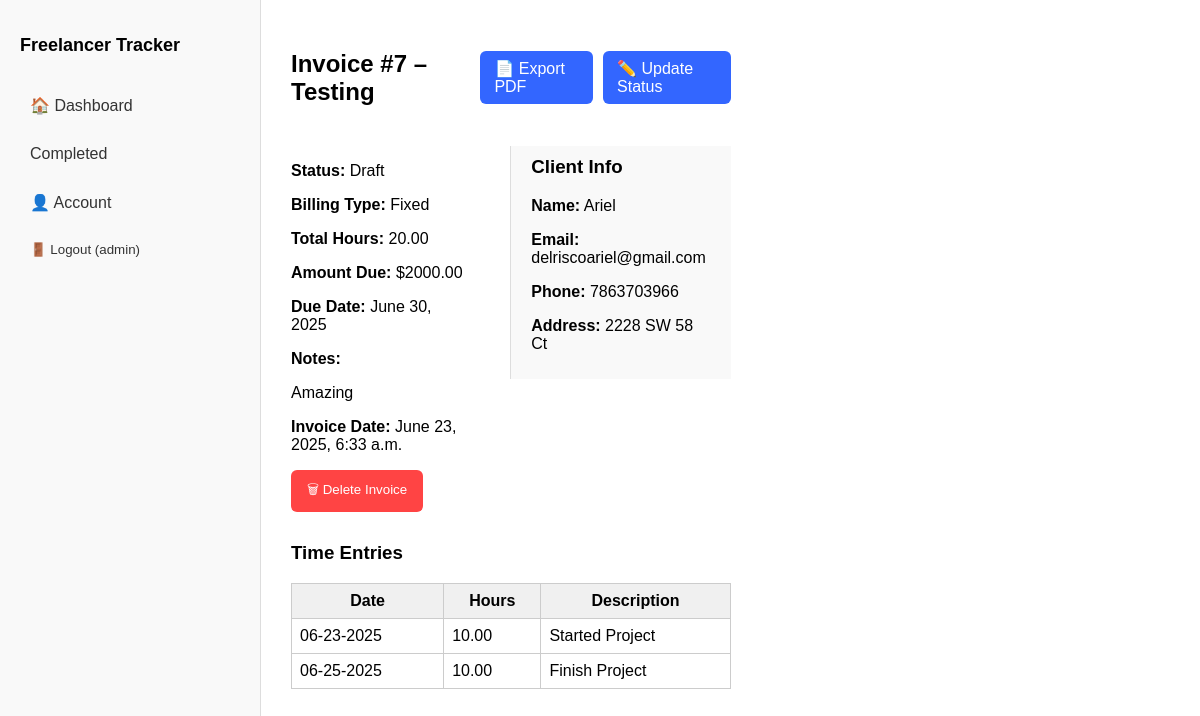
/invoices/7/ (signed in), run on the app's committed database.
### tracker/models.py (models this page shows, shortened)
class Invoice(models.Model):
    STATUS_CHOICES = [
        ('Draft', 'Draft'),
        ('Sent', 'Sent'),
        ('Paid', 'Paid'),
    ]
    user = models.ForeignKey(User, on_delete=models.CASCADE, default=1)
    project = models.ForeignKey('Project', on_delete=models.CASCADE)
    created_at = models.DateTimeField(auto_now_add=True)
    due_date = models.DateField(default=get_future_date)
    total_hours = models.DecimalField(max_digits=6, decimal_places=2,default=0)
    total_amount = models.DecimalField(max_digits=10, decimal_places=2,default=0)
    notes = models.TextField(blank=True)
    status = models.CharField(max_length=20, choices=STATUS_CHOICES, default='Draft')

class Project(models.Model):
    BILLING_CHOICES = [
        ('hourly', 'Hourly Rate'),
        ('fixed', 'Fixed Rate'),
    ]
    user = models.ForeignKey(User, on_delete=models.CASCADE)
    name = models.CharField(max_length=100)
    client_name = models.CharField(max_length=100, default="")
    client_email = models.EmailField(default="")
    client_phone = models.CharField(max_length=100, default="")
    client_address = models.CharField(max_length=100, default="")
    billing_type = models.CharField(max_length=10, choices=BILLING_CHOICES, default='hourly')
    hourly_rate = models.DecimalField(max_digits=6, decimal_places=2, null=True, blank=True)
    fixed_rate = models.DecimalField(max_digits=8, decimal_places=2, null=True, blank=True)
    start_date = models.DateField(default=now)
    is_active = models.BooleanField(default=True)

class TimeEntry(models.Model):
    project = models.ForeignKey(Project, on_delete=models.CASCADE)
    start_time = models.DateTimeField(null=True, blank=True)
    end_time = models.DateTimeField(null=True, blank=True)
    manual_hours = models.DecimalField(max_digits=5, decimal_places=2, null=True, blank=True)
    description = models.TextField(blank=True)
    created_at = models.DateTimeField(auto_now_add=True)
    is_running = models.BooleanField(default=False)
    def total_hours(self):
        if self.manual_hours:
            return self.manual_hours
        elif self.start_time and self.end_time:
            duration = self.end_time - self.start_time
            hours = Decimal(duration.total_seconds() / 3600).quantize(Decimal("0.01"), rounding=ROUND_HALF_UP)
            return hours
        return 0

### tracker/views.py (the view)
# urls.py: path('invoices/<int:invoice_id>/', views.invoice_detail_view, name='invoice_detail'),
@login_required
def invoice_detail_view(request, invoice_id):
    invoice = get_object_or_404(Invoice, id=invoice_id, user=request.user)
    time_entries = TimeEntry.objects.filter(project=invoice.project)
    return render(request, 'invoice_detail.html', {
        'invoice': invoice,
        'time_entries': time_entries
    })

### tracker/Templates/invoice_detail.html (shortened to what this page needs)
{% extends 'base.html' %}
{% block content %}
<div class="top-bar">
    <h2>Invoice #{{ invoice.id }} – {{ invoice.project.name }}</h2>
    <div class="top-actions">
        <a href="{% url 'export_invoice_pdf' invoice.id %}">📄 Export PDF</a>
        <a href="{% url 'update_invoice_status' invoice.id %}">✏️ Update Status</a>
    </div>
</div>
<div class="invoice-grid">
    <div class="invoice-section">
        <p><strong>Status:</strong> {{ invoice.status }}</p>
        {% if invoice.project.billing_type == 'hourly' %}
            <p><strong>Billing Type:</strong> Hourly</p>
            <p><strong>Hourly Rate:</strong> ${{ invoice.project.hourly_rate}}</p>
        {% else %}
            <p><strong>Billing Type:</strong> Fixed</p>
        {% endif %}
        <p><strong>Total Hours:</strong> {{ invoice.total_hours}}</p>
        <p><strong>Amount Due:</strong> ${{ invoice.total_amount }}</p>
        <p><strong>Due Date:</strong> {{ invoice.due_date }}</p>
        <p><strong>Notes:</strong><br>{{ invoice.notes|linebreaks }}</p>
        <p><strong>Invoice Date:</strong> {{ invoice.created_at }}</p>
        <form method="post" action="{% url 'delete_invoice' invoice.id %}">
            <button type="submit" style="background-color: #ff4444; color: white;">🗑 Delete Invoice</button>
        </form>
    </div>
    <div class="client-section">
        <h3>Client Info</h3>
        <p><strong>Name:</strong> {{ invoice.project.client_name }}</p>
        <p><strong>Email:</strong> {{ invoice.project.client_email }}</p>
        <p><strong>Phone:</strong> {{ invoice.project.client_phone }}</p>
        <p><strong>Address:</strong> {{ invoice.project.client_address}}</p>
    </div>
</div>
<h3>Time Entries</h3>
{% if time_entries %}
    <table style="width: 100%; border-collapse: collapse; margin-top: 15px;">
        <tr style="background-color: #f0f0f0;">
            <th style="padding: 8px; border: 1px solid #ccc;">Date</th>
            <th style="padding: 8px; border: 1px solid #ccc;">Hours</th>
            <th style="padding: 8px; border: 1px solid #ccc;">Description</th>
        </tr>
        {% for entry in time_entries %}
        <tr>
            {% if entry.start_time %}
                <td style="padding: 8px; border: 1px solid #ccc;">{{ entry.start_time|date:"m-d-Y" }}</td>
            {% else %}
                <td style="padding: 8px; border: 1px solid #ccc;">{{ entry.created_at|date:"m-d-Y" }}</td>
            {% endif %}
            <td style="padding: 8px; border: 1px solid #ccc;">{{ entry.total_hours }}</td>
            <td style="padding: 8px; border: 1px solid #ccc;">{{ entry.description|default:"—" }}</td>
        </tr>
        {% endfor %}
    </table>
{% else %}
    <p>No time entries found for this project.</p>
{% endif %}
{% endblock %}

### tracker/Templates/base.html (shortened to what this page needs)
<!DOCTYPE html>
<html lang="en">
{% load static %}
<head>
</head>
<body>
    <div class="dashboard-container">
        <div class="sidebar">
            <h2>Freelancer Tracker</h2>
            <nav>
                <a href="{% url 'dashboard' %}">🏠 Dashboard</a>
                <a href="{% url 'completed' %}"> Completed </a>
                <a href="{% url 'account' %}">👤 Account</a>
            </nav>
            {% if user.is_authenticated %}
            <form action="{% url 'logoutTemp' %}" method="post">
                <button type="submit">🚪 Logout ({{ user.username }})</button>
            </form>
            {% endif %}
        </div>
        <div class="main-panel">
            {% block content %}{% endblock %}
        </div>
    </div>
</body>
</html>

### tracker/Templates/base.html (style rules this page uses)
body { margin: 0; font-family: sans-serif; }
.dashboard-container { display: flex; min-height: 100vh; }
.sidebar { width: 220px; padding: 20px; background-color: #f9f9f9; border-right: 1px solid #ddd; }
.sidebar h2 { font-size: 18px; margin-bottom: 30px; }
.sidebar nav a, .sidebar form button { display: block; width: 100%; padding: 10px; text-align: left; text-decoration: none; color: #333; margin-bottom: 10px; border: none; background: none; cursor: pointer; border-radius: 6px; }
.main-panel { flex: 0.5; padding: 30px; }
form button { background-color: #3366ff; color: white; padding: 10px 16px; border: none; border-radius: 6px; cursor: pointer; }

### tracker/Templates/invoice_detail.html (style rules this page uses)
.top-bar { display: flex; justify-content: space-between; align-items: center; margin-bottom: 20px; }
.top-actions { display: flex; gap: 10px; }
.top-actions a { background: #3366ff; color: white; padding: 8px 14px; border-radius: 6px; text-decoration: none; }
.invoice-grid { display: flex; gap: 40px; align-items: flex-start; margin-bottom: 30px; }
.invoice-section, .client-section { flex: 1; }
.client-section { padding: 10px 20px; border-left: 1px solid #ddd; background-color: #f9f9f9; }
.client-section h3 { margin-top: 0; }

### data on the page
Invoice: id "7", project.name "Testing", status "Draft", total_hours "20.00", total_amount "2000.00", due_date "June 30, 2025", notes "Amazing", created_at "June 23, 2025, 6:33 a.m.", project.client_name "Ariel", project.client_email "delriscoariel@gmail.com", project.client_phone "7863703966", project.client_address "2228 SW 58 Ct"
TimeEntry: created_at "06-23-2025", total_hours "10.00", description "Started Project"
TimeEntry: start_time "06-25-2025", total_hours "10.00", description "Finish Project"

### other printed values
{{ user.username }} "admin"
